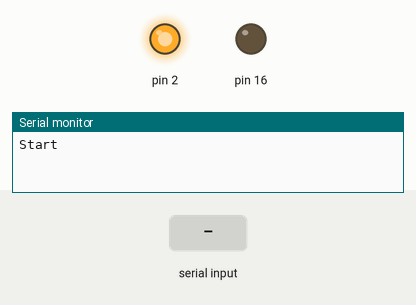
Simulated run of this sketch. Board: Arduino Uno, built with avr-gcc and run on an emulated ATmega328P. On the bench: output pins drawn as LEDs (lit = HIGH), the last lines printed to the serial monitor. Inputs (shaded band) come from the test bench.

Above: at 4.2 s.
4.3 s: "1" received over Serial
At 6.4 s:
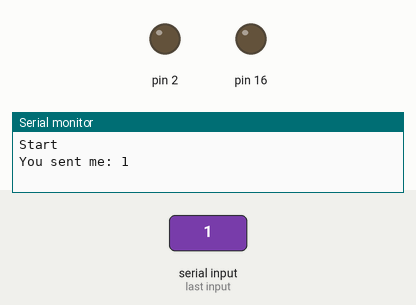
6.7 s: "2" received over Serial
At 8.5 s:
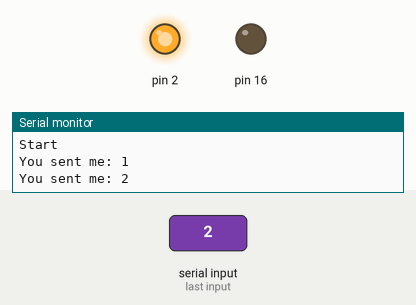
Timing chart, 0 to 10.0 s (numbered marks = the images above; inputs shaded):
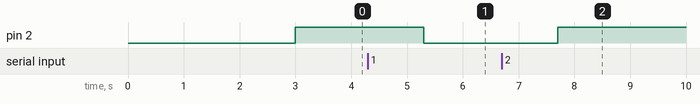

Measured:
- after the input at 4.3 s, pin 2: HIGH → LOW after 1.0 s
- after the input at 6.7 s, pin 2: LOW → HIGH after 1.0 s

The sketch:

ard_esp.ino
```cpp
void setup() {
  pinMode(2,OUTPUT);
  pinMode(16,OUTPUT);
  Serial.begin(230400);

  Serial.println("Start");
  digitalWrite(2, LOW);
  delay(3000);
  digitalWrite(2, HIGH);
}

void loop() {
  if (Serial.available() > 0) {
    String data = Serial.readString();
    data.trim();
    //String STR1 = "ON";
    //String STR2 = "OFF";
    Serial.print("You sent me: ");
    Serial.println(data);
    if(data == "1"){
      digitalWrite(2, LOW);


    }
    if(data == "2"){

      digitalWrite(2, HIGH);

    }


    // if(STR2.equals(data)){
    //  digitalWrite(13, LOW);
    //  delay(1000);
    // }
  }
}
```
